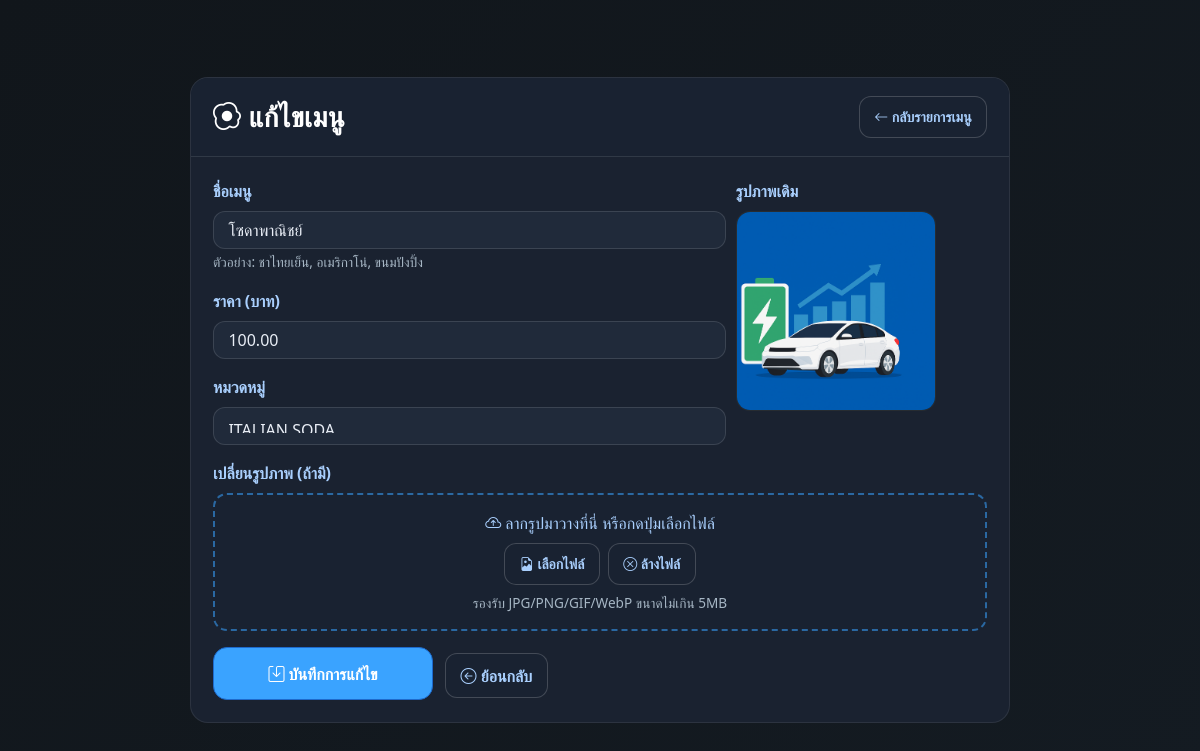
/admin/edit_menu.php?id=8, run on an earlier commit of the app's database.
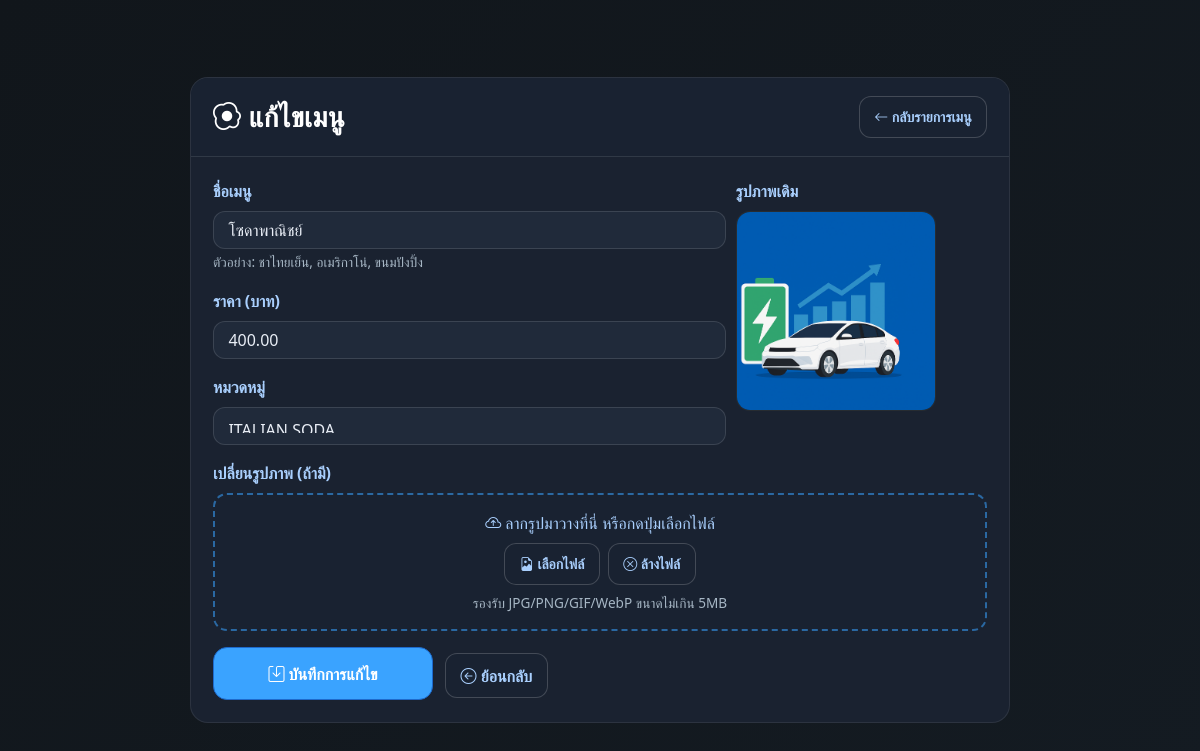
And on a later commit of the database.
### tables this page shows
CREATE TABLE IF NOT EXISTS `menu` (
  `menu_id` int(11) NOT NULL AUTO_INCREMENT,
  `category_id` int(11) NOT NULL,
  `name` varchar(100) NOT NULL,
  `price` decimal(10,2) NOT NULL,
  `description` varchar(255) DEFAULT NULL,
  `image` varchar(255) DEFAULT NULL,
  `is_active` tinyint(1) NOT NULL DEFAULT 1,
  `current_recipe_id` int(11) DEFAULT NULL,
  PRIMARY KEY (`menu_id`),
  KEY `fk_menu_category` (`category_id`),
  KEY `fk_menu_current_recipe` (`current_recipe_id`),
  CONSTRAINT `fk_menu_category` FOREIGN KEY (`category_id`) REFERENCES `categories` (`category_id`) ON DELETE CASCADE ON UPDATE CASCADE,
  CONSTRAINT `fk_menu_current_recipe` FOREIGN KEY (`current_recipe_id`) REFERENCES `recipe_headers` (`recipe_id`) ON DELETE SET NULL ON UPDATE CASCADE
);

CREATE TABLE IF NOT EXISTS `categories` (
  `category_id` int(11) NOT NULL AUTO_INCREMENT,
  `category_name` varchar(100) NOT NULL,
  `position` int(11) NOT NULL DEFAULT 0,
  `is_active` tinyint(1) NOT NULL DEFAULT 1,
  PRIMARY KEY (`category_id`)
);

### admin/edit_menu.php (the view, shortened to what this page needs)
<?php
include '../db.php';
$id = isset($_GET['id']) ? (int)$_GET['id'] : 0;
$stmt = $conn->prepare("SELECT menu_id, name, price, image, category_id FROM menu WHERE menu_id = ?");
$stmt->bind_param("i", $id);
$stmt->execute();
$result = $stmt->get_result();
$menu = $result->fetch_assoc();
$categories = $conn->query("SELECT category_id, category_name FROM categories ORDER BY category_id");
?>
<!DOCTYPE html>
<html lang="th">
<head>
<link rel="stylesheet" href="https://stackpath.bootstrapcdn.com/bootstrap/4.5.2/css/bootstrap.min.css" />
<link rel="stylesheet" href="https://cdn.jsdelivr.net/npm/bootstrap-icons@1.11.3/font/bootstrap-icons.css">
</head>
<body>
<div class="wrap">
  <div class="card">
    <div class="card-head">
      <h3 class="title"><i class="bi bi-egg-fried"></i> แก้ไขเมนู</h3>
      <div class="crumb">
        <a href="adminmenu.php" class="btn btn-ghost btn-sm"><i class="bi bi-arrow-left"></i> กลับรายการเมนู</a>
      </div>
    </div>
    <div class="card-body">
      <form method="POST" enctype="multipart/form-data" novalidate>
        <div class="form-row">
          <div class="col-md-8">
            <div class="form-group">
              <label for="name">ชื่อเมนู</label>
              <input type="text" id="name" name="name" class="form-control" required
                     value="<?= htmlspecialchars($menu['name'], ENT_QUOTES, 'UTF-8') ?>">
              <small class="help">ตัวอย่าง: ชาไทยเย็น, อเมริกาโน่, ขนมปังปิ้ง</small>
            </div>
            <div class="form-group">
              <label for="price">ราคา (บาท)</label>
              <input type="number" id="price" name="price" class="form-control" step="0.01" min="0" required
                     value="<?= htmlspecialchars((string)$menu['price'], ENT_QUOTES, 'UTF-8') ?>">
            </div>
            <div class="form-group">
              <label for="category_id">หมวดหมู่</label>
              <select id="category_id" name="category_id" class="custom-select" required>
                <?php
                  if ($categories && $categories->num_rows>=0) $categories->data_seek(0);
                  while ($cat = $categories->fetch_assoc()):
                ?>
                  <option value="<?= (int)$cat['category_id']; ?>"
                    <?= ((int)$cat['category_id'] === (int)$menu['category_id']) ? 'selected' : '' ?>>
                    <?= htmlspecialchars($cat['category_name'], ENT_QUOTES, 'UTF-8'); ?>
                  </option>
                <?php endwhile; ?>
              </select>
            </div>
          </div>
          <div class="col-md-4">
            <label>รูปภาพเดิม</label>
            <div class="mb-2">
              <?php
                $imgPathFs   = __DIR__ . '/images/' . ($menu['image'] ?? '');
                $imgPathHtml = 'images/' . ($menu['image'] ?? '');
                if (!empty($menu['image']) && file_exists($imgPathFs)):
              ?>
                <img src="<?= htmlspecialchars($imgPathHtml, ENT_QUOTES, 'UTF-8') ?>" alt="รูปภาพเมนู" class="img-preview" id="imgOld">
              <?php else: ?>
                <div class="pill"><i class="bi bi-image"></i> ไม่มีรูปภาพ</div>
              <?php endif; ?>
            </div>
          </div>
        </div>
        <div class="form-group">
          <label for="image">เปลี่ยนรูปภาพ (ถ้ามี)</label>
          <div id="dz" class="dropzone" tabindex="0" aria-label="ลากไฟล์รูปมาวางเพื่ออัปโหลด">
            <div class="mb-2"><i class="bi bi-cloud-arrow-up"></i> ลากรูปมาวางที่นี่ หรือกดปุ่มเลือกไฟล์</div>
            <div class="d-flex justify-content-center" style="gap:8px; flex-wrap:wrap">
              <button type="button" class="btn btn-ghost btn-sm" id="btnPick"><i class="bi bi-file-earmark-image"></i> เลือกไฟล์</button>
              <button type="button" class="btn btn-ghost btn-sm" id="btnClear"><i class="bi bi-x-circle"></i> ล้างไฟล์</button>
            </div>
            <small class="help d-block mt-2">รองรับ JPG/PNG/GIF/WebP ขนาดไม่เกิน 5MB</small>
          </div>
        </div>
        <div class="mt-3">
          <button type="submit" class="btn-main"><i class="bi bi-save"></i> บันทึกการแก้ไข</button>
          <a href="adminmenu.php" class="btn btn-ghost ml-2"><i class="bi bi-arrow-left-circle"></i> ย้อนกลับ</a>
        </div>
      </form>
    </div>
  </div>
</div>
</body>
</html>

What changed in the data, as far as the page shows it:
changed menu "โซดาพาณิชย์": price "100.00" → "400.00"
